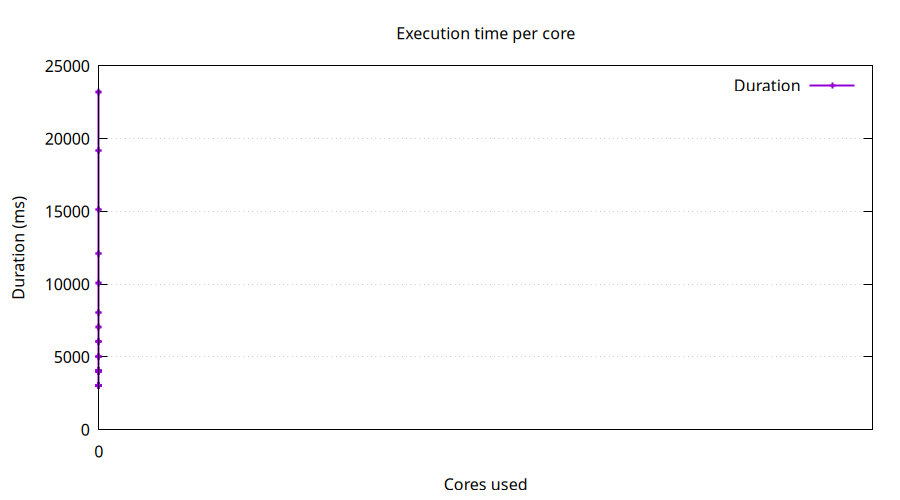

The gnuplot source for this figure:
set terminal pngcairo size 900,500 noenhanced
set output 'exec_time_per_core.png'
set title 'Execution time per core'
set xlabel 'Cores used'
set ylabel 'Duration (ms)'
set grid
set xtics ('0' 0, '0' 0, '0' 0, '0' 0, '0' 0, '0' 0, '0' 0, '0' 0, '0' 0, '0' 0, '0' 0, '0' 0, '0' 0, '0' 0, '0' 0, '0' 0, '0' 0, '0' 0, '0' 0, '0' 0, '0' 0, '0' 0, '0' 0, '0' 0, '0' 0, '0' 0, '0' 0, '0' 0, '0' 0, '0' 0, '0' 0, '0' 0, '0' 0, '0' 0, '0' 0, '0' 0, '0' 0, '0' 0, '0' 0, '0' 0, '0' 0, '0' 0, '0' 0, '0' 0, '0' 0, '0' 0, '0' 0, '0' 0, '0' 0, '0' 0, '0' 0, '0' 0, '0' 0, '0' 0, '0' 0, '0' 0)
set xrange [0:1]
plot 'exec_time_per_core.dat' using 1:2 with linespoints lw 2 title 'Duration'
